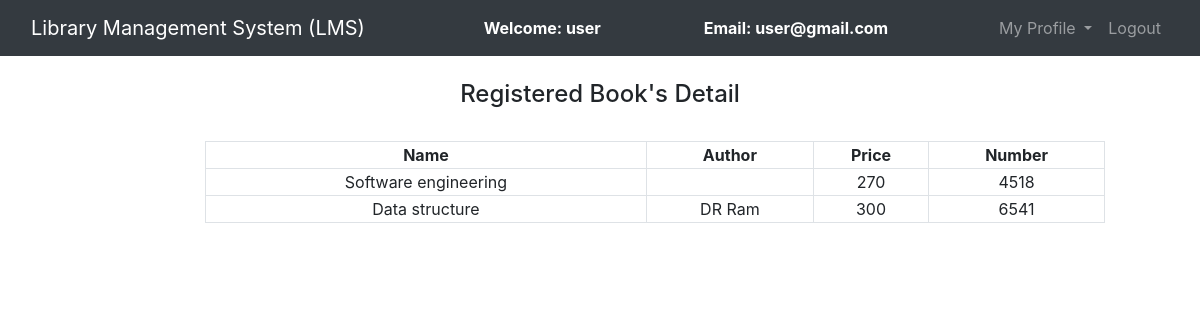
Page /admin/Regbooks.php (signed in) on the committed database.
### tables this page shows
CREATE TABLE `books` (
  `book_id` int(11) NOT NULL,
  `book_name` varchar(250) NOT NULL,
  `author_id` int(11) NOT NULL,
  `cat_id` int(11) NOT NULL,
  `book_no` int(11) NOT NULL,
  `book_price` int(11) NOT NULL
);

CREATE TABLE `authors` (
  `author_id` int(11) NOT NULL,
  `author_name` varchar(250) NOT NULL
);

### admin/Regbooks.php (the view, shortened to what this page needs)
<?php
	$connection = mysqli_connect("localhost","root","");
	$query = "select books.book_name,books.book_no,book_price,authors.author_name from books left join authors on books.author_id = authors.author_id";
?>
<!DOCTYPE html>
<html>
<head>
	<link rel="stylesheet" type="text/css" href="../bootstrap-4.4.1/css/bootstrap.min.css">
</head>
<body>
	<nav class="navbar navbar-expand-lg navbar-dark bg-dark">
		<div class="container-fluid">
			<div class="navbar-header">
				<a class="navbar-brand" href="admin_dashboard.php">Library Management System (LMS)</a>
			</div>
			<font style="color: white"><span><strong>Welcome: <?php echo $_SESSION['name'];?></strong></span></font>
			<font style="color: white"><span><strong>Email: <?php echo $_SESSION['email'];?></strong></font>
		    <ul class="nav navbar-nav navbar-right">
		      <li class="nav-item dropdown">
	        	<a class="nav-link dropdown-toggle" data-toggle="dropdown">My Profile </a>
		      </li>
		      <li class="nav-item">
		        <a class="nav-link" href="../logout.php">Logout</a>
		      </li>
		    </ul>
		</div>
	</nav><br>
		<center><h4>Registered Book's Detail</h4><br></center>
		<div class="row">
			<div class="col-md-2"></div>
			<div class="col-md-8">
				<form>
					<table class="table-bordered" width="900px" style="text-align: center">
						<tr>
							<th>Name</th>
							<th>Author</th>
							<th>Price</th>
							<th>Number</th>
						</tr>
					<?php
						$query_run = mysqli_query($connection,$query);
						while ($row = mysqli_fetch_assoc($query_run)){
							?>
							<tr>
							<td><?php echo $row['book_name'];?></td>
							<td><?php echo $row['author_name'];?></td>
							<td><?php echo $row['book_price'];?></td>
							<td><?php echo $row['book_no'];?></td>
						</tr>
					<?php
						}
					?>
				</table>
				</form>
			</div>
			<div class="col-md-2"></div>
		</div>
</body>
</html>

### rows in the picture
books: book_name "Software engineering", book_price "270", book_no "4518"
books: book_name "Data structure", author.author_name "DR Ram", book_price "300", book_no "6541"

### other values in the picture
$_SESSION['name'] "user"
$_SESSION['email'] "user@gmail.com"
